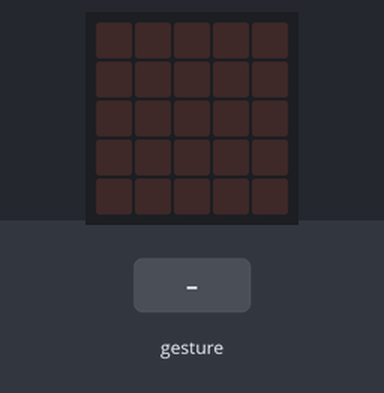
Bench run of a program on a simulated BBC micro:bit (MakeCode). Shown: the board's 5×5 LED display. The test bench sets the inputs (shaded band). Random numbers come from a fixed seed; a tilt is held for 1.5 s and a shake lasts 1 s, then the board lies face up again.

Above: at 1.2 s.
1.3 s: gesture 'shake'
At 2.7 s:
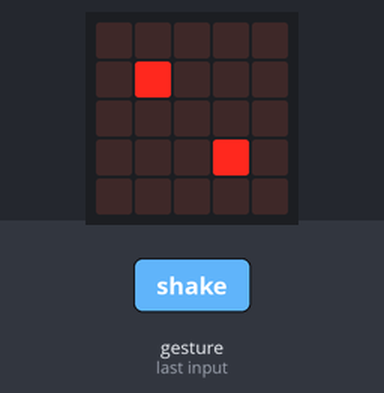
3.0 s: gesture 'shake'
At 4.1 s:
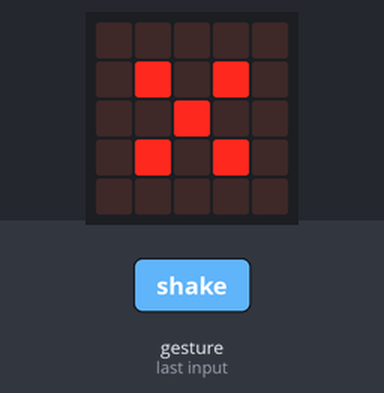
4.7 s: gesture 'shake'
At 5.4 s:
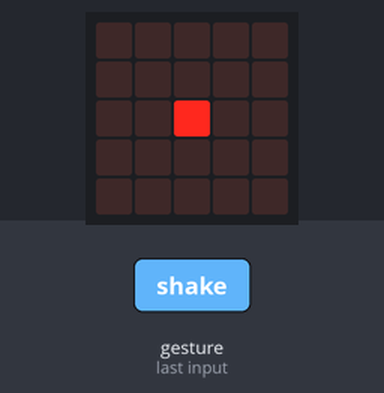
6.4 s: gesture 'shake'
At 7.9 s:
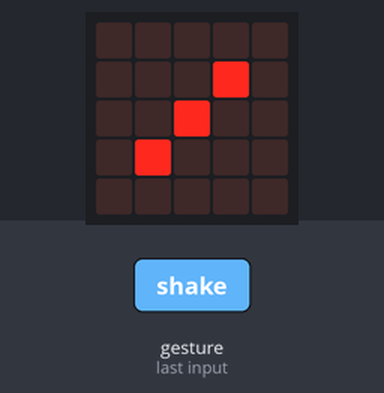
Timing chart, 0 to 9.1 s (numbered marks = the images above; inputs shaded):
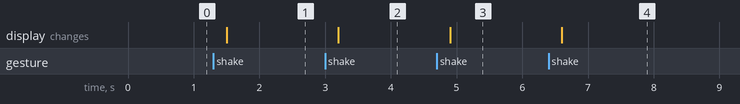

Measured:
- after the input at 1.3 s, the display: changes after 0.20 s (image 1)
- after the input at 3.0 s, the display: changes after 0.20 s (image 2)
- after the input at 4.7 s, the display: changes after 0.20 s (image 3)
- after the input at 6.4 s, the display: changes after 0.20 s (image 4)

The program:

main.ts
```typescript
let zahl = 0
function zeigeEins () {
    basic.showLeds(`
        . . . . .
        . . . . .
        . . # . .
        . . . . .
        . . . . .
        `)
}
function zeigeFünf () {
    basic.showLeds(`
        . . . . .
        . # . # .
        . . # . .
        . # . # .
        . . . . .
        `)
}
function zeigeDrei () {
    basic.showLeds(`
        . . . . .
        . . . # .
        . . # . .
        . # . . .
        . . . . .
        `)
}
function zeigeVier () {
    basic.showLeds(`
        . . . . .
        . # . # .
        . . . . .
        . # . # .
        . . . . .
        `)
}
function zeigeSechs () {
    basic.showLeds(`
        . . . . .
        . # . # .
        . # . # .
        . # . # .
        . . . . .
        `)
}
input.onGesture(Gesture.Shake, function () {
    zahl = randint(1, 6)
    if (zahl == 1) {
        zeigeEins()
    } else if (zahl == 2) {
        zeigeZwei()
    } else if (zahl == 3) {
        zeigeDrei()
    } else if (zahl == 4) {
        zeigeVier()
    } else if (zahl == 5) {
        zeigeFünf()
    } else if (zahl == 6) {
        zeigeSechs()
    } else {
        basic.showIcon(IconNames.No)
    }
})
function zeigeZwei () {
    basic.showLeds(`
        . . . . .
        . # . . .
        . . . . .
        . . . # .
        . . . . .
        `)
}
```

test.ts
```typescript
// Hier kann man Tests durchführen; diese Datei wird nicht kompiliert, wenn dieses Paket als Erweiterung verwendet wird.
```
